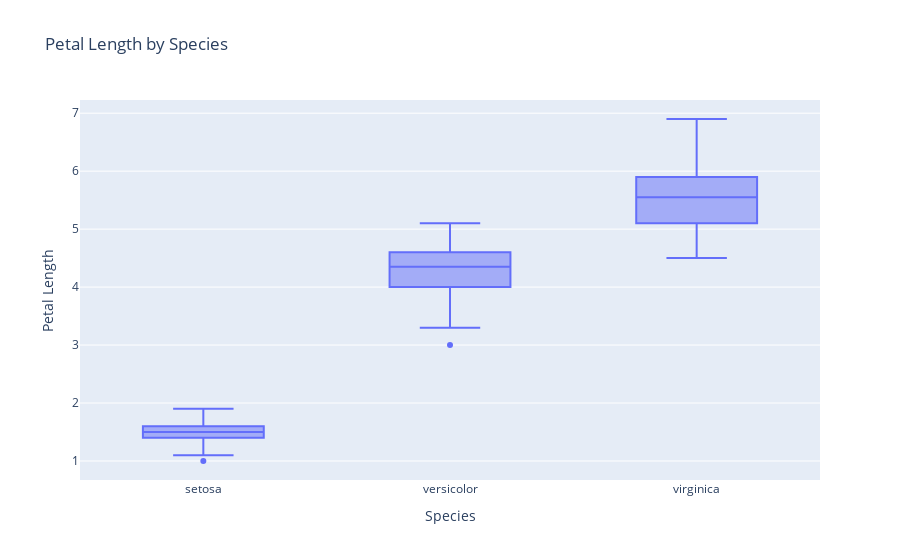

Write notebook code for a chart like this one.
### Markdown cell above
### __Create Box Plot of Petal Length by Species__

### Code cell
# Create a box plot for petal length by species
fig = px.box(df, x="species", y="petal_length", title="Petal Length by Species",
             labels={'species': 'Species', 'petal_length': 'Petal Length'})

# Show the plot
fig.show()

### Figure 1 — Plotly figure (JSON) as saved in the notebook; plotly's stock layout.template omitted (floating-point values rounded to 4 significant figures; data arrays with more than 128 entries replaced by an {"elided": "..."} marker saying what was removed)
{"data": [{"alignmentgroup": "True", "hovertemplate": "Species=%{x}<br>Petal Length=%{y}<extra></extra>", "legendgroup": "", "marker": {"color": "#636efa"}, "name": "", "notched": false, "offsetgroup": "", "orientation": "v", "showlegend": false, "type": "box", "x": {"elided": "150 str values"}, "x0": " ", "xaxis": "x", "y": {"elided": "150 float values"}, "y0": " ", "yaxis": "y"}], "layout": {"boxmode": "group", "legend": {"tracegroupgap": 0}, "title": {"text": "Petal Length by Species"}, "xaxis": {"anchor": "y", "domain": [0, 1], "title": {"text": "Species"}}, "yaxis": {"anchor": "x", "domain": [0, 1], "title": {"text": "Petal Length"}}}}
